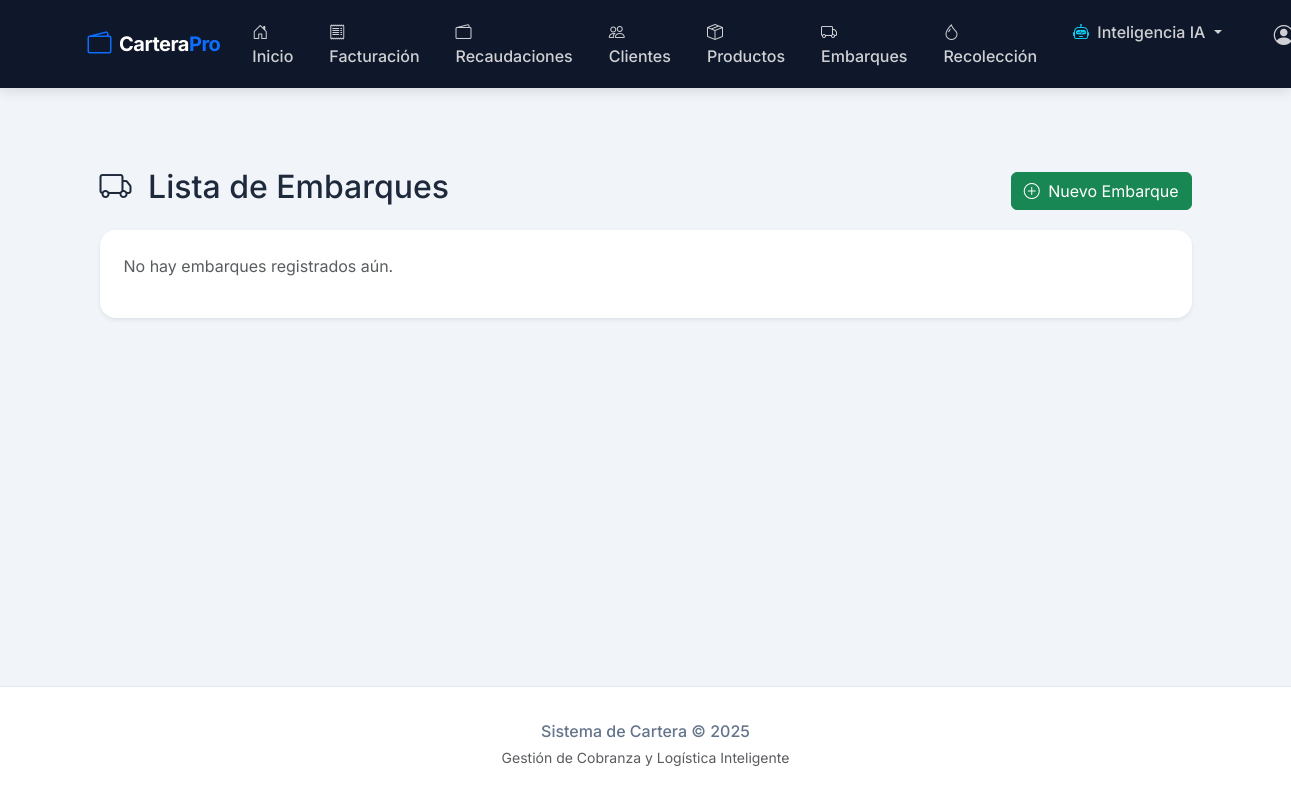
Before: /embarques/ (signed in) with the older database file.
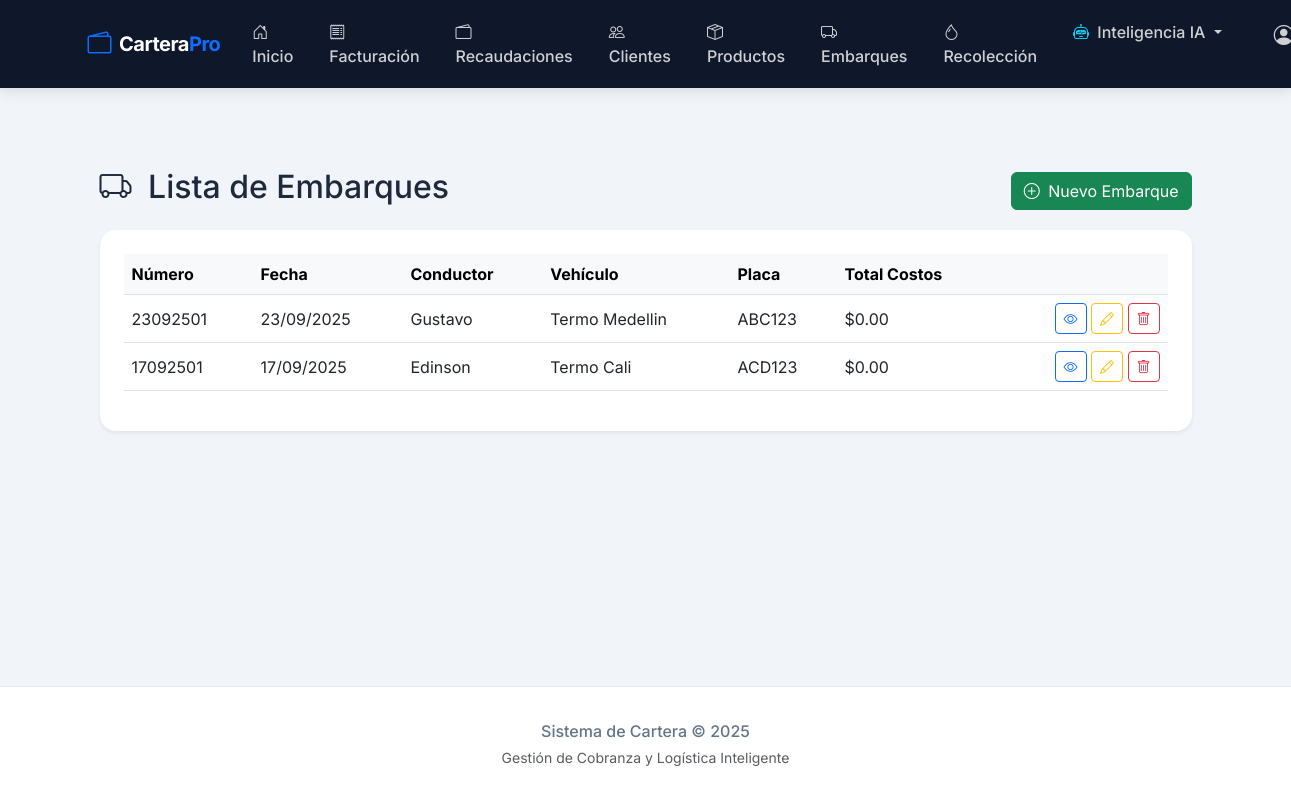
After: the same page with the newer database file.
### embarques/models.py (models this page shows, shortened)
class Embarque(models.Model):
    numero = models.PositiveBigIntegerField(unique=True, editable=False)
    fecha = models.DateField(default=timezone.now)
    conductor = models.CharField(max_length=100)
    vehiculo = models.CharField(max_length=50, blank=True, null=True)
    placa = models.CharField(max_length=20, blank=True, null=True)
    canastillas_queso = models.PositiveIntegerField(default=0)
    canastillas_crema = models.PositiveIntegerField(default=0)
    canastillas_cuajada = models.PositiveIntegerField(default=0)
    canastillas_tajado = models.PositiveIntegerField(default=0)
    bolsas_mantequilla = models.PositiveIntegerField(default=0)
    creado_en = models.DateTimeField(auto_now_add=True)
    actualizado_en = models.DateTimeField(auto_now=True)
    objects = EmbarqueManager()
    class Meta:
        ordering = ["-fecha", "-numero"]
    @property
    def costo_total(self):
        return self.costos.aggregate(total=models.Sum("monto"))["total"] or Decimal("0.00")

### embarques/views.py (the view)
# urls.py: path("", views.EmbarqueListView.as_view(), name="lista"),
class EmbarqueListView(LoginRequiredMixin, ListView):
    model = Embarque
    template_name = "embarques/embarque_list.html"
    context_object_name = "embarques"
    paginate_by = 20

### embarques/templates/embarques/embarque_list.html
{% extends 'base.html' %}
{% load widget_tweaks %}
{% block content %}
<div class="container mt-5">
    <div class="d-flex justify-content-between align-items-center mb-3">
        <h2><i class="bi bi-truck me-2"></i> Lista de Embarques</h2>
        <a href="{% url 'embarques:crear' %}" class="btn btn-success">
            <i class="bi bi-plus-circle me-1"></i> Nuevo Embarque
        </a>
    </div>
    <div class="card shadow-sm border-0 rounded-4">
        <div class="card-body p-4">
            {% if object_list %}
                <table class="table table-hover align-middle">
                    <thead class="table-light">
                        <tr>
                            <th>Número</th>
                            <th>Fecha</th>
                            <th>Conductor</th>
                            <th>Vehículo</th>
                            <th>Placa</th>
                            <th>Total Costos</th>
                            <th></th>
                        </tr>
                    </thead>
                    <tbody>
                        {% for embarque in object_list %}
                        <tr>
                            <td>{{ embarque.numero }}</td>
                            <td>{{ embarque.fecha|date:"d/m/Y" }}</td>
                            <td>{{ embarque.conductor }}</td>
                            <td>{{ embarque.vehiculo }}</td>
                            <td>{{ embarque.placa }}</td>
                            <td>${{ embarque.costo_total }}</td>
                            <td class="text-end">
                                <a href="{% url 'embarques:detalle' embarque.pk %}" class="btn btn-sm btn-outline-primary">
                                    <i class="bi bi-eye"></i>
                                </a>
                                <a href="{% url 'embarques:editar' embarque.pk %}" class="btn btn-sm btn-outline-warning">
                                    <i class="bi bi-pencil"></i>
                                </a>
                                <a href="{% url 'embarques:eliminar' embarque.pk %}" class="btn btn-sm btn-outline-danger">
                                    <i class="bi bi-trash"></i>
                                </a>
                            </td>
                        </tr>
                        {% endfor %}
                    </tbody>
                </table>
            {% else %}
                <p class="text-muted">No hay embarques registrados aún.</p>
            {% endif %}
        </div>
    </div>
</div>
{% endblock %}

Changed rows visible on the page:
added Embarque: numero "23092501", fecha "23/09/2025", conductor "Gustavo", vehiculo "Termo Medellin", placa "ABC123", costo_total "0.00"
added Embarque: numero "17092501", fecha "17/09/2025", conductor "Edinson", vehiculo "Termo Cali", placa "ACD123", costo_total "0.00"
Other visible differences:
text no longer shown: "No hay embarques registrados aún."
text now shown: "Número Fecha Conductor Vehículo Placa Total Costos"
